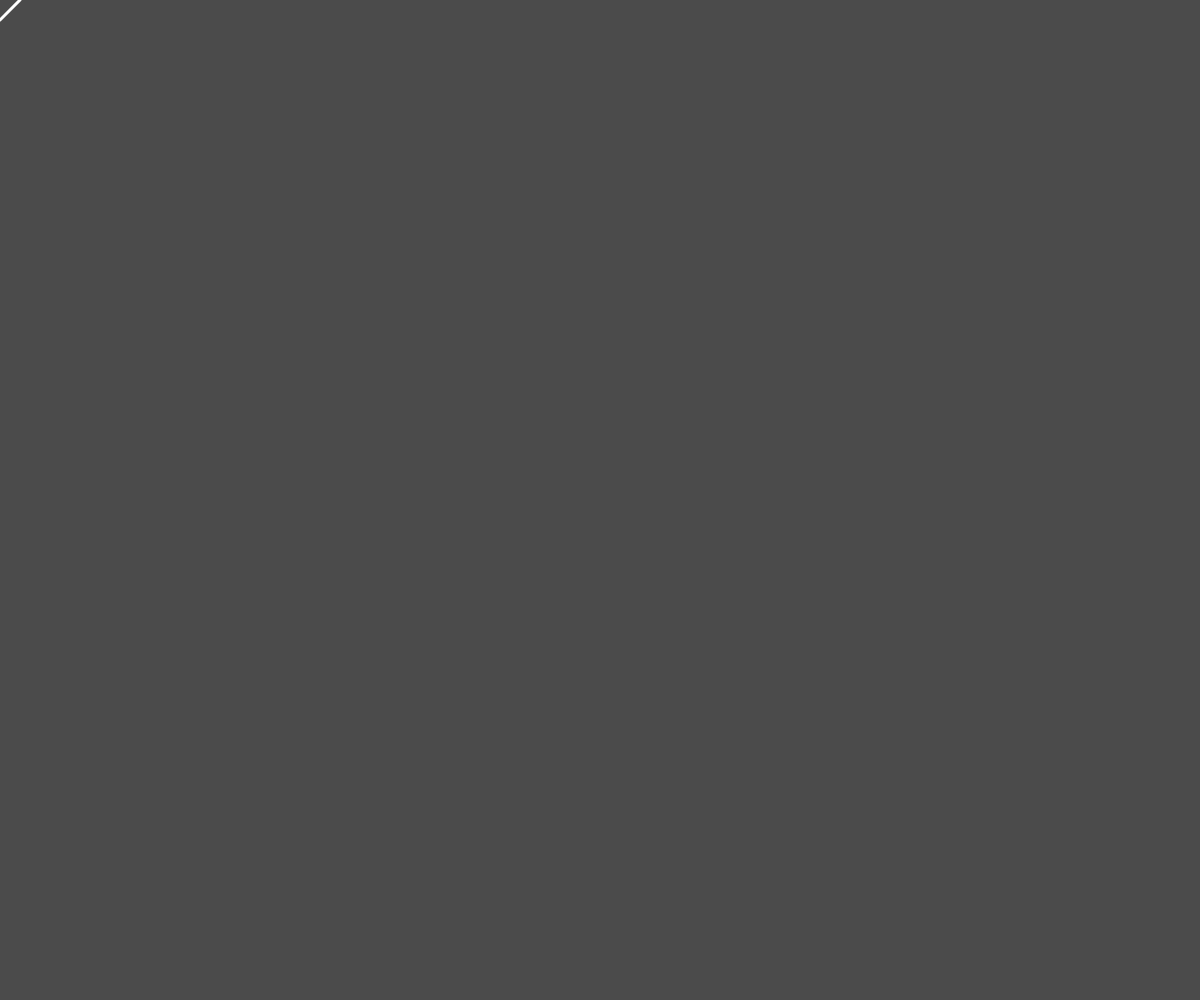
Frame 1 (no input)
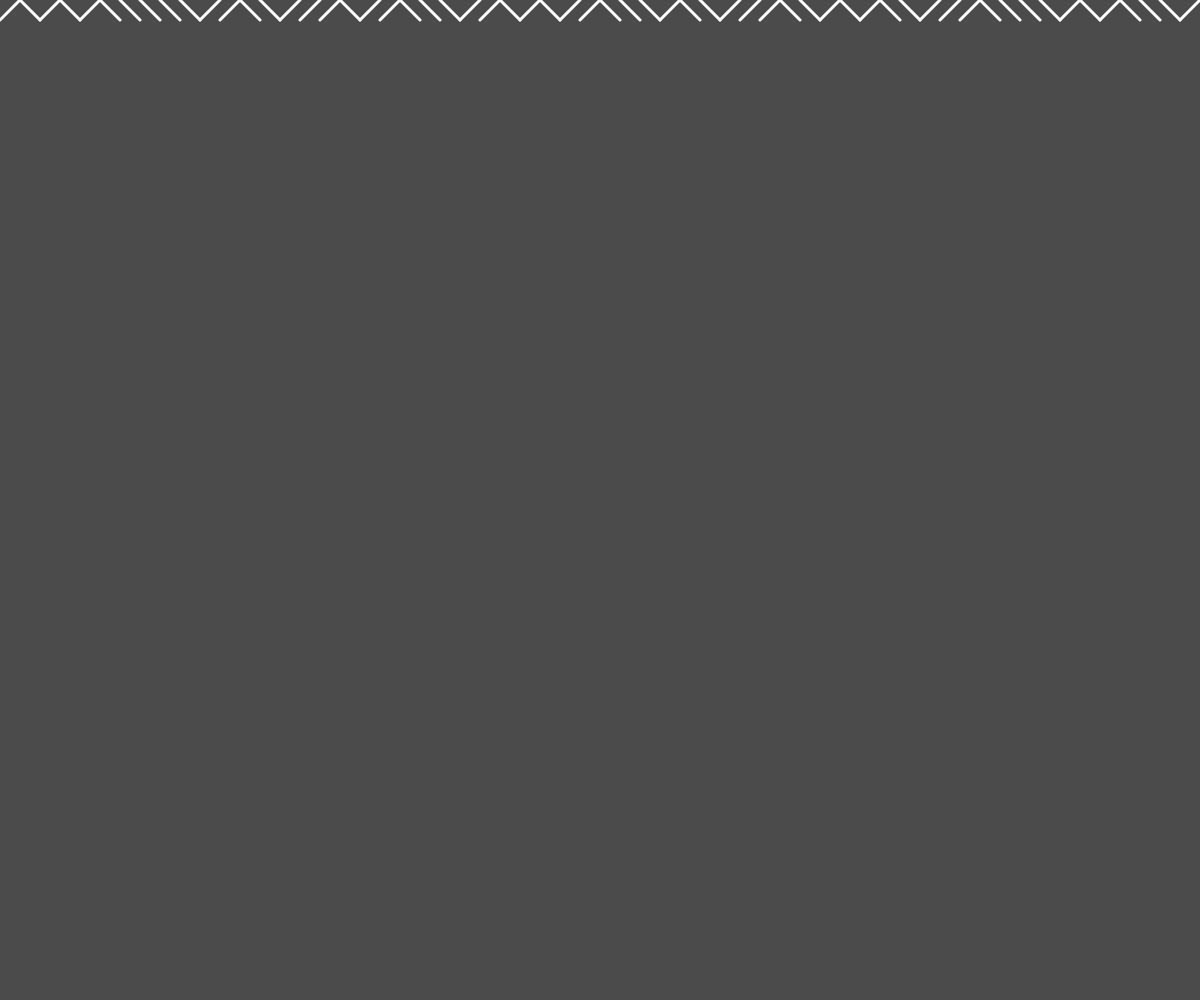
Frame 60 (no input)
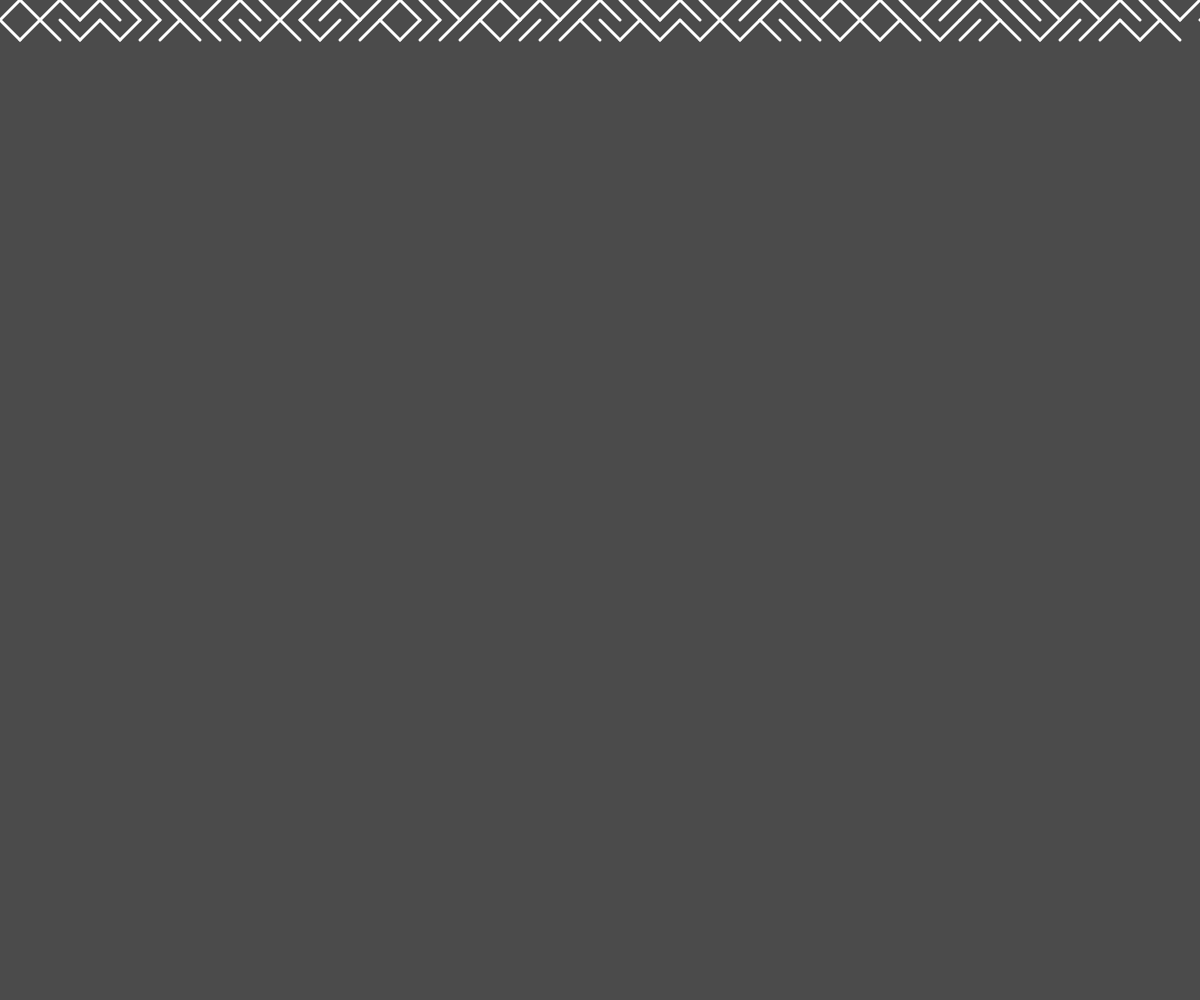
Frame 120 (the mouse pressed at the canvas centre since frame 60)

The p5.js sketch that drew these frames (run headless with seeded random() and noise() and a simulated clock; from frame 60 on, the mouse is pressed at the canvas centre):

// p5.js sketch
// ── sketch.js
let x = 0;
let y = 0;
let spacing = 20;

function setup() {
    createCanvas(windowWidth, windowHeight);
    background(75);
    strokeWeight(3);
    stroke(255);
}

function draw() {
    species();
    x = x + spacing;
    if (x > width) {
        x = 0;
        y = y + spacing;
    }
}

function species() {
    let rnd = int(random(2));
    switch (rnd) {
        case 0:
            line(x, y, x + spacing, y + spacing);
            break;
        case 1:
            line(x, y + spacing, x + spacing, y);
            break;
    }
}
